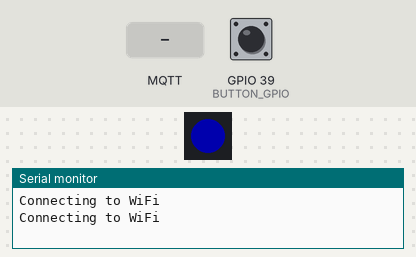
This sketch was run on a simulated ESP32. On the bench: 1 RGB LEDs in strip order, left to right, the last lines printed to the serial monitor. The test bench sets the inputs (shaded band); at power-on: GPIO 39 (BUTTON_GPIO) HIGH. Dim RGB values are drawn brighter than linear; WiFi joins after 1.5 s; servers stay silent unless stated; no MQTT or app messages arrive unless stated.

Above: at 3.2 s.
3.3 s: MQTT message "ON" arrives on the first subscribed topic
At 4.3 s:
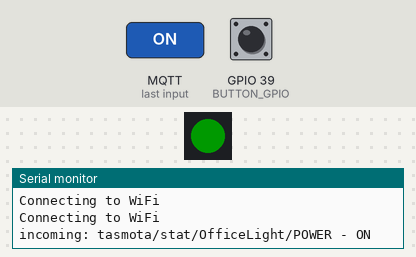
4.8 s: MQTT message "1" arrives on the first subscribed topic
At 5.5 s:
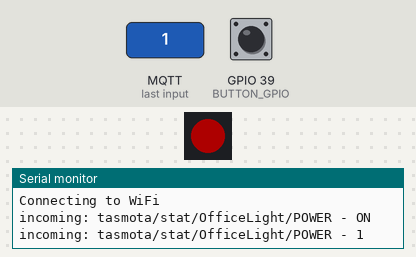
Timing chart, 0 to 7.8 s (numbered marks = the images above; inputs shaded):
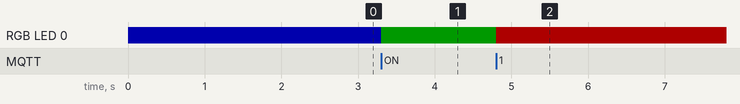

The sketch:

ATOMSwitch.ino
```cpp
// (licence header left out)
#include <WiFi.h>
#include <ESPmDNS.h>
#include <MQTT.h>
#include <FastLED.h>

/* config.c should be copied from config_template.h in the
   include folder and changed to match the network setup */
#include "config.h"

#define BUTTON_GPIO 39
#define LED_GPIO 27
#define NUM_LEDS 1

WiFiClient wifiClient;
MQTTClient client;
CRGB led[NUM_LEDS];

void connect() {
    while (WiFi.status() != WL_CONNECTED) {
        delay(1000);
        Serial.println("Connecting to WiFi");
    }
    MDNS.begin(CLIENT_ID);
    while (!client.connect(CLIENT_ID)) {
        delay(1000);
        Serial.println("Connecting to MQTT");
    }
    client.subscribe(SUBSCRIBE_TOPIC);
}

void onMessage(String &topic, String &payload) {
    Serial.println("incoming: " + topic + " - " + payload);
    if (payload == "ON") {
        led[0] = CRGB::Green;
    } else {
        led[0] = CRGB::Red;
    }
    FastLED.show();
}


void setup() {
    Serial.begin(115200);
    pinMode(BUTTON_GPIO, INPUT_PULLUP);
    FastLED.addLeds<NEOPIXEL, LED_GPIO>(led, NUM_LEDS);
    FastLED.setBrightness(50);
    led[0] = CRGB::Blue;
    FastLED.show();
    WiFi.begin(WIFI_SSID, WIFI_PASS);
    client.begin(MQTT_SERVER, wifiClient);
    client.onMessage(onMessage);
    connect();
}

void loop() {
    static int32_t buttonDownMS = 0;
    client.loop();
    if (!client.connected()) {
        connect();
    }
    if (digitalRead(BUTTON_GPIO)) {
        if (buttonDownMS == 0) {
            buttonDownMS = millis();
        }
    } else {
        if (buttonDownMS != 0) {
            if (millis() - buttonDownMS > 60) {
                // button was pressed
                client.publish(PUBLISH_TOPIC, "TOGGLE");
            }
            buttonDownMS = 0;
        }
    }
}
```

config_template.h
```cpp
// (licence header left out)
#ifndef INC_CONFIG_H_
#define INC_CONFIG_H_

/* WiFi configuration */
#define WIFI_SSID "SSID"
#define WIFI_PASS "PASS"

/* MQTT configuration */
#define MQTT_SERVER "192.168.86.85"
#define CLIENT_ID "OfficeSwitch"
#define SUBSCRIBE_TOPIC "tasmota/stat/OfficeLight/POWER"
#define PUBLISH_TOPIC "tasmota/cmnd/OfficeLight/POWER"

#endif /* INC_CONFIG_H_ */
```

Measured:
- after the input at 3.3 s, RGB LED 0: RGB(0, 0, 50) → RGB(0, 25, 0) at once
- after the input at 4.8 s, RGB LED 0: RGB(0, 25, 0) → RGB(50, 0, 0) at once
